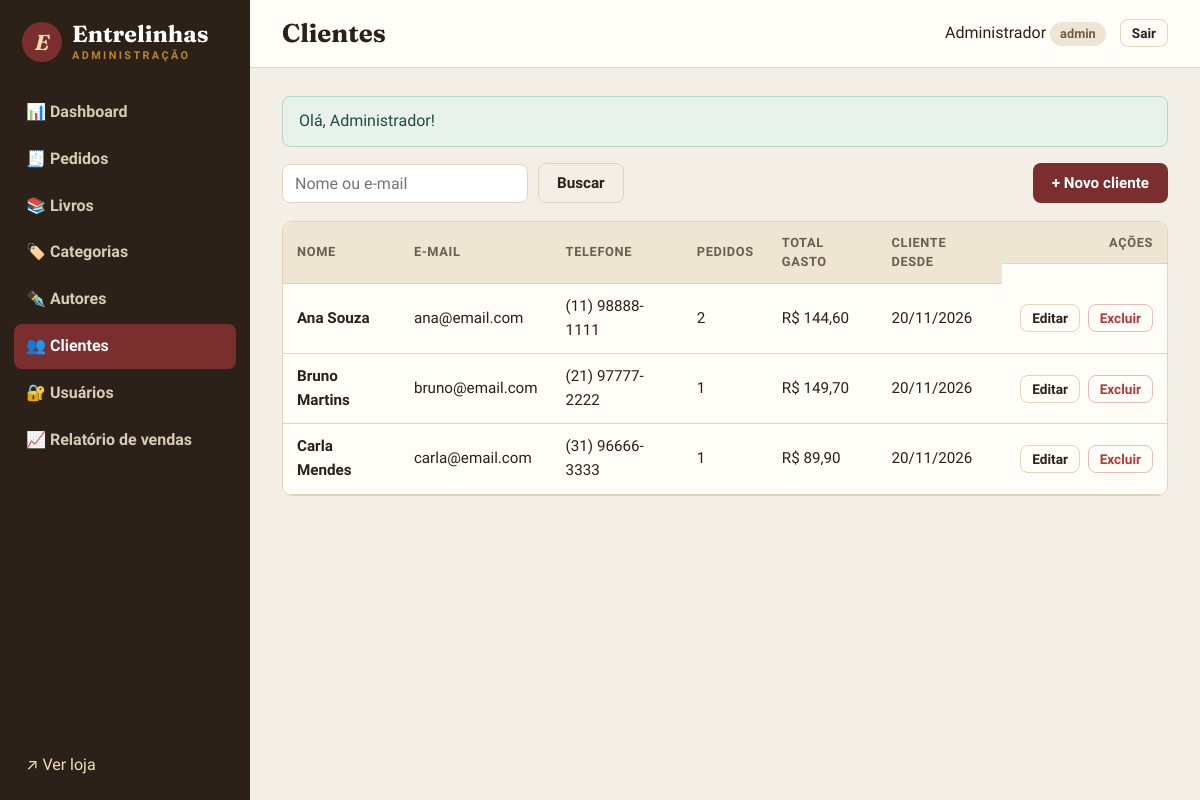
The page /admin/clientes (signed in) on the database its author committed.
### tables this page shows
CREATE TABLE clientes (
    id          INT UNSIGNED AUTO_INCREMENT PRIMARY KEY,
    nome        VARCHAR(100) NOT NULL,
    email       VARCHAR(150) NOT NULL UNIQUE,
    telefone    VARCHAR(20)  NOT NULL,
    senha       VARCHAR(255) NOT NULL,
    endereco    VARCHAR(255) NULL,
    criado_em   DATETIME NOT NULL DEFAULT CURRENT_TIMESTAMP
);

### app/Core/Controller.php (called while the page is built, shortened)
<?php
class Controller
{
    public function render(string $view, array $dados = [], string $layout = 'public'): void
    {
        extract($dados);
        require APP_PATH . "/Views/{$view}.php";
    }
    protected function renderAdmin(string $view, array $dados = []): void
    {
        $this->render('admin/' . $view, $dados, 'admin');
    }
}

### app/Controllers/Admin/ClienteController.php (called while the page is built, shortened)
<?php
class ClienteController extends Controller
{
    private Cliente $model;
    public function __construct()
    {
        $this->model = new Cliente();
    }
    public function index(): void
    {
        $busca = trim($_GET['busca'] ?? '');
        $this->renderAdmin('clientes/index', [
            'titulo' => 'Clientes',
            'clientes' => $this->model->listar($busca),
            'busca' => $busca,
        ]);
    }
}

### public/index.php (called while the page is built, shortened)
<?php
$router = new App\Core\Router();
$router->dispatch($_SERVER['REQUEST_URI'], $_SERVER['REQUEST_METHOD']);

### app/helpers.php (called while the page is built, shortened)
<?php
function e(mixed $valor): string
{
    return htmlspecialchars((string) ($valor ?? ''), ENT_QUOTES, 'UTF-8');
}
function base_path(): string
{
    $dir = str_replace('\\', '/', dirname($_SERVER['SCRIPT_NAME'] ?? '/'));
    return rtrim($dir, '/');
}
function url(string $caminho = ''): string
{
    return base_path() . '/' . ltrim($caminho, '/');
}
function moeda(float|string|null $valor): string
{
    return 'R$ ' . number_format((float) $valor, 2, ',', '.');
}
function data_br(?string $data, bool $comHora = false): string
{
    return date($comHora ? 'd/m/Y H:i' : 'd/m/Y', strtotime($data));
}

### app/Core/Model.php (called while the page is built, shortened)
<?php
abstract class Model
{
    public function __construct()
    {
        $this->db = Database::getConnection();
    }
}

### app/Core/Database.php (called while the page is built, shortened)
<?php
class Database
{
    private static ?PDO $conexao = null;
    private static array $config = [];
    public static function configure(array $config): void
    {
        self::$config = $config;
    }
    public static function getConnection(): PDO
    {
        if (self::$conexao === null) {
            $c = self::$config;
            $dsn = "mysql:host={$c['host']};port={$c['port']};dbname={$c['name']};charset={$c['charset']}";
            try {
                self::$conexao = new PDO($dsn, $c['user'], $c['pass'], [
                    PDO::ATTR_ERRMODE => PDO::ERRMODE_EXCEPTION,
                    PDO::ATTR_DEFAULT_FETCH_MODE => PDO::FETCH_ASSOC,
                    PDO::ATTR_EMULATE_PREPARES => false,
                ]);
            } catch (PDOException $e) {
                http_response_code(500);
                exit('<h1>Erro ao conectar ao banco de dados</h1><p>Verifique se o container MySQL está rodando '
                    . '(<code>docker compose up -d db</code>).</p><pre>' . htmlspecialchars($e->getMessage()) . '</pre>');
            }
        }
        return self::$conexao;
    }
}

### app/Models/Cliente.php (called while the page is built, shortened)
<?php
class Cliente extends Model
{
    public function listar(string $busca = ''): array
    {
        $sql = 'SELECT c.*, COUNT(p.id) AS qtd_pedidos,
                       COALESCE(SUM(CASE WHEN p.status <> "cancelado" THEN p.total END), 0) AS total_gasto
                FROM clientes c
                LEFT JOIN pedidos p ON p.cliente_id = c.id';
        $params = [];
        $sql .= ' GROUP BY c.id ORDER BY c.nome';
        $stmt = $this->db->prepare($sql);
        $stmt->execute($params);
        return $stmt->fetchAll();
    }
}

### app/Views/admin/clientes/index.php (the view, shortened to what this page needs)
<div class="barra-acoes">
    <form method="get" class="filtro-inline">
        <input type="search" name="busca" value="<?= e($busca) ?>" placeholder="Nome ou e-mail">
        <button class="btn btn-contorno">Buscar</button>
    </form>
    <a href="<?= url('admin/clientes/novo') ?>" class="btn btn-primario">+ Novo cliente</a>
</div>
<div class="tabela-wrap">
    <table class="tabela">
        <thead><tr><th>Nome</th><th>E-mail</th><th>Telefone</th><th>Pedidos</th><th>Total gasto</th><th>Cliente desde</th><th class="acoes">Ações</th></tr></thead>
        <tbody>
        <?php foreach ($clientes as $c): ?>
            <tr>
                <td><strong><?= e($c['nome']) ?></strong></td>
                <td><?= e($c['email']) ?></td>
                <td><?= e($c['telefone']) ?></td>
                <td><?= (int) $c['qtd_pedidos'] ?></td>
                <td><?= moeda($c['total_gasto']) ?></td>
                <td><?= data_br($c['criado_em']) ?></td>
                <td class="acoes">
                    <a href="<?= url("admin/clientes/{$c['id']}/editar") ?>" class="btn btn-sm btn-contorno">Editar</a>
                    <form action="<?= url("admin/clientes/{$c['id']}/excluir") ?>" method="post" data-confirmar="Excluir o cliente <?= e($c['nome']) ?>?">
                        <button class="btn btn-sm btn-perigo">Excluir</button>
                    </form>
                </td>
            </tr>
        <?php endforeach; ?>
        </tbody>
    </table>
</div>

### app/Core/Router.php (shortened to what this page needs)
<?php
class Router
{
    private array $rotas = [];
    private function add(string $metodo, string $caminho, array $acao): void
    {
        $regex = preg_replace('#\{(\w+)\}#', '(?P<$1>\d+)', rtrim($caminho, '/') ?: '/');
        $this->rotas[$metodo]['#^' . $regex . '$#'] = $acao;
    }
    public function dispatch(string $uri, string $metodo): void
    {
        $caminho = parse_url($uri, PHP_URL_PATH) ?? '/';
        $caminho = rtrim($caminho, '/') ?: '/';
        foreach ($this->rotas[$metodo] ?? [] as $regex => [$controller, $acao]) {
            if (preg_match($regex, $caminho, $m)) {
                $params = array_map('intval', array_filter($m, 'is_string', ARRAY_FILTER_USE_KEY));
                (new $controller())->$acao(...array_values($params));
                return;
            }
        }
    }
}

### public/assets/css/style.css (style rules this page uses)
:root { --papel: #f7f1e6; --papel-escuro: #efe5d3; --cartao: #fffdf8; --tinta: #2b2118; --tinta-suave: #6d5d4e; --borda: #e2d4bc; --vinho: #7a2e2e; --vinho-escuro: #5e2121; --verde: #2f5d50; --ouro: #b8862f; --perigo: #b33a3a; --sombra: 0 1px 2px rgba(43, 33, 24, .06), 0 6px 18px rgba(43, 33, 24, .07); --raio: 10px; --serif: 'Fraunces', Georgia, 'Times New Roman', serif; --sans: 'Source Sans 3', system-ui, -apple-system, 'Segoe UI', sans-serif; }
* { box-sizing: border-box; }
body { margin: 0; font-family: var(--sans); font-size: 16px; line-height: 1.55; color: var(--tinta); background: var(--papel); }
a { color: var(--vinho); text-decoration: none; }
.btn { display: inline-flex; align-items: center; justify-content: center; gap: 6px; padding: 10px 18px; border-radius: 8px; border: 1.5px solid transparent; font: 600 .95rem var(--sans); cursor: pointer; text-decoration: none !important; transition: background .15s, color .15s, transform .1s; }
.btn-primario { background: var(--vinho); color: #fff; }
.btn-contorno { background: transparent; border-color: var(--borda); color: var(--tinta); }
.btn-perigo { background: transparent; border-color: #e6bcbc; color: var(--perigo); }
.btn-sm { padding: 5px 11px; font-size: .85rem; }
input, select, textarea { font: 400 1rem var(--sans); padding: 9px 12px; border: 1.5px solid var(--borda); border-radius: 8px; background: #fff; color: var(--tinta); width: 100%; }
.tabela-wrap { overflow-x: auto; background: var(--cartao); border: 1px solid var(--borda); border-radius: var(--raio); }
.tabela { width: 100%; border-collapse: collapse; font-size: .95rem; }
.tabela th, .tabela td { padding: 11px 14px; text-align: left; border-bottom: 1px solid var(--borda); vertical-align: middle; }
.tabela thead th { background: var(--papel-escuro); font-size: .8rem; text-transform: uppercase; letter-spacing: .05em; color: var(--tinta-suave); }
.tabela .acoes { text-align: right; white-space: nowrap; }
.acoes { display: flex; gap: 6px; justify-content: flex-end; align-items: center; }
td.acoes { display: table-cell; }
td.acoes > * { display: inline-block; margin-left: 4px; }
body.admin { display: grid; grid-template-columns: 250px 1fr; min-height: 100vh; background: #f4efe6; }
.barra-acoes { display: flex; justify-content: space-between; align-items: center; gap: 16px; margin-bottom: 18px; flex-wrap: wrap; }
.filtro-inline { display: flex; gap: 10px; align-items: flex-end; flex-wrap: wrap; }
.filtro-inline input, .filtro-inline select { width: auto; min-width: 200px; }

### rows shown on the page
clientes: nome "Ana Souza", email "ana@email.com", telefone "(11) 98888-1111", qtd_pedidos "2", total_gasto "R$ 144,60", criado_em "20/11/2026"
clientes: nome "Bruno Martins", email "bruno@email.com", telefone "(21) 97777-2222", qtd_pedidos "1", total_gasto "R$ 149,70", criado_em "20/11/2026"
clientes: nome "Carla Mendes", email "carla@email.com", telefone "(31) 96666-3333", qtd_pedidos "1", total_gasto "R$ 89,90", criado_em "20/11/2026"

### other values the page prints
$f['mensagem'] "Olá, Administrador!"
